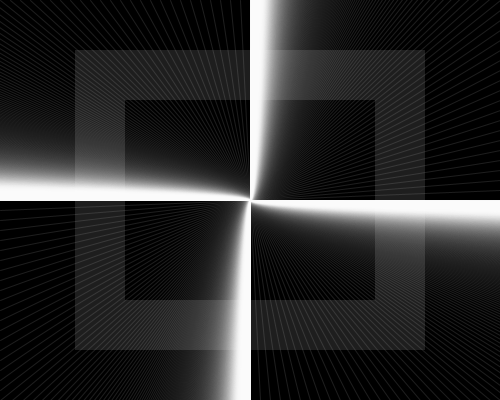
Frame 1 (no input)
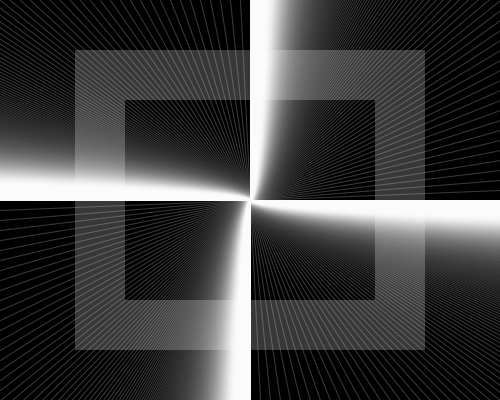
Frame 2 (the mouse pressed at the canvas centre, redrawn once)

The Processing sketch that drew these frames (run headless with seeded random() and noise(); the mouse was pressed at the canvas centre and the sketch redrawn once):

// Processing sketch: processing_159359
// ── processing_159359.pde


void setup() {
  size(500,400);
  background(0);
  noLoop();
}

void draw() {
  stroke(255,30);
  int i = 0;
  while(i<100000) {
    line(0,200+i,500,200-i);
    i = i + 10;
  }
  i = 0;
  stroke(255,30);
 while(i<100000) {
    line(250+i,400,250-i,0);
    i = i + 10;
  }
  fill(255,30);
  noStroke();
 rect(75,50,50,300);
 
 fill(255,30);
  noStroke();
 rect(425,350,-50,-300);
 
 fill(255,30);
  noStroke();
 rect(125,50,250,50);fill(255,30);
 
 fill(255,30);
  noStroke();
 rect(375,350,-250,-50);
}
